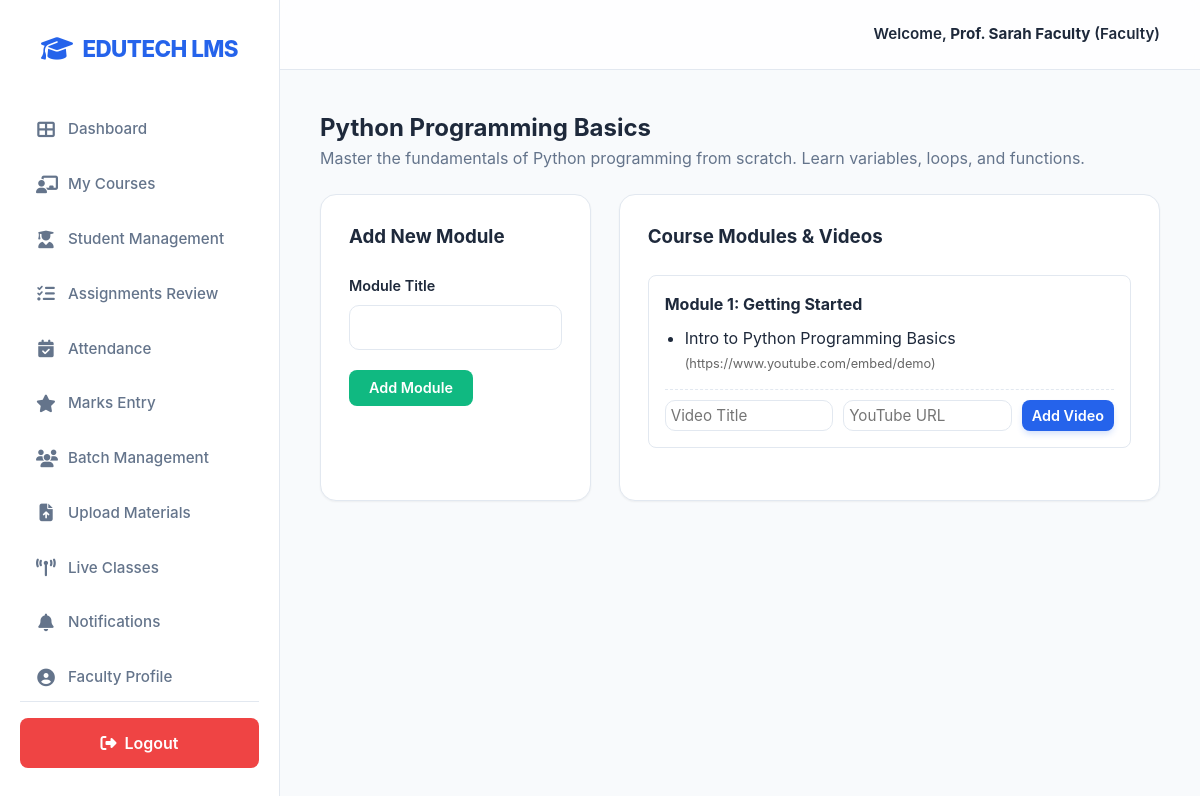
The app's page /faculty/course/1 (signed in) with its own data.
### tables this page shows
CREATE TABLE courses (
        id INTEGER PRIMARY KEY AUTOINCREMENT,
        title TEXT NOT NULL,
        description TEXT,
        category TEXT,
        price REAL DEFAULT 0.0,
        status TEXT DEFAULT 'draft', -- draft, published
        faculty_id INTEGER,
        created_at TIMESTAMP DEFAULT CURRENT_TIMESTAMP, thumbnail TEXT, difficulty TEXT, duration TEXT, instructor_name TEXT, video_url TEXT,
        FOREIGN KEY (faculty_id) REFERENCES users (id)
    );

CREATE TABLE modules (
        id INTEGER PRIMARY KEY AUTOINCREMENT,
        course_id INTEGER NOT NULL,
        title TEXT NOT NULL,
        order_num INTEGER,
        FOREIGN KEY (course_id) REFERENCES courses (id)
    );

CREATE TABLE videos (
        id INTEGER PRIMARY KEY AUTOINCREMENT,
        module_id INTEGER NOT NULL,
        title TEXT NOT NULL,
        video_url TEXT,
        duration INTEGER, -- in seconds
        FOREIGN KEY (module_id) REFERENCES modules (id)
    );

### app.py (the view)
@app.route('/faculty/course/<int:course_id>')
@login_required(role='faculty')
def faculty_course_detail(course_id):
    conn = get_db()
    course = conn.execute("SELECT * FROM courses WHERE id = ?", (course_id,)).fetchone()
    modules = conn.execute("SELECT * FROM modules WHERE course_id = ?", (course_id,)).fetchall()
    videos = conn.execute("SELECT v.* FROM videos v JOIN modules m ON v.module_id = m.id WHERE m.course_id = ?", (course_id,)).fetchall()
    conn.close()
    return render_template('faculty_course_detail.html', course=course, modules=modules, videos=videos)

### app.py (called while the page is built)
def login_required(role=None):
    def wrapper(f):
        @wraps(f)
        def decorated_function(*args, **kwargs):
            if 'user_id' not in session:
                return redirect(url_for('login'))
            if role and session.get('role') != role:
                flash('Unauthorized access!', 'danger')
                return redirect(url_for('dashboard'))
            return f(*args, **kwargs)
        return decorated_function
    return wrapper

### database.py (called while the page is built)
def get_db():
    conn = sqlite3.connect(DB_NAME, check_same_thread=False)
    conn.row_factory = sqlite3.Row
    return conn

### templates/faculty_course_detail.html
{% extends "base.html" %}
{% block content %}
<div style="margin-bottom: 1.5rem;">
    <h2>{{ course.title }}</h2>
    <p style="color: var(--text-muted);">{{ course.description }}</p>
</div>
<div class="grid" style="grid-template-columns: 1fr 2fr;">
    <div class="card">
        <h3>Add New Module</h3>
        <br>
        <form method="POST" action="{{ url_for('add_module', course_id=course.id) }}">
            <div class="form-group">
                <label>Module Title</label>
                <input type="text" name="title" class="form-control" required>
            </div>
            <button type="submit" class="btn btn-success">Add Module</button>
        </form>
    </div>
    <div class="card">
        <h3>Course Modules & Videos</h3>
        <br>
        {% for module in modules %}
        <div style="margin-bottom: 1.5rem; padding: 1rem; border: 1px solid var(--border-color); border-radius: 8px;">
            <div style="display: flex; justify-content: space-between; align-items: center;">
                <h4>{{ module.title }}</h4>
            </div>
            <ul style="margin-top: 10px; margin-left: 20px;">
                {% for video in videos if video.module_id == module.id %}
                    <li style="margin-bottom: 5px;">{{ video.title }} <span style="font-size:0.8rem;color:#666;">({{ video.video_url }})</span></li>
                {% else %}
                    <li style="color: #999; font-size: 0.9rem;">No videos yet</li>
                {% endfor %}
            </ul>
            <div style="margin-top: 15px; padding-top: 10px; border-top: 1px dashed var(--border-color);">
                <form method="POST" action="{{ url_for('add_video', module_id=module.id) }}" style="display: flex; gap: 10px;">
                    <input type="text" name="title" class="form-control" placeholder="Video Title" required style="padding: 5px; flex: 1;">
                    <input type="text" name="video_url" class="form-control" placeholder="YouTube URL" required style="padding: 5px; flex: 1;">
                    <button type="submit" class="btn btn-primary" style="padding: 5px 10px;">Add Video</button>
                </form>
            </div>
        </div>
        {% else %}
        <p>No modules added yet.</p>
        {% endfor %}
    </div>
</div>
{% endblock %}

### static/css/style.css (style rules this page uses)
:root { --primary-color: #2563EB; --primary-light: #60A5FA; --primary-dark: #1E40AF; --bg-color: #F8FAFC; --card-bg: #FFFFFF; --text-main: #1E293B; --text-muted: #64748B; --border-color: #E2E8F0; --success-color: #10B981; --danger-color: #EF4444; --accent-color: #F59E0B; --shadow-sm: 0 1px 2px 0 rgba(0, 0, 0, 0.05); --shadow: 0 4px 6px -1px rgba(0, 0, 0, 0.1), 0 2px 4px -1px rgba(0, 0, 0, 0.06); --shadow-md: 0 10px 15px -3px rgba(0, 0, 0, 0.1), 0 4px 6px -2px rgba(0, 0, 0, 0.05); }
* { box-sizing: border-box; margin: 0; padding: 0; font-family: 'Inter', 'Segoe UI', system-ui, -apple-system, sans-serif; }
body { background-color: var(--bg-color); color: var(--text-main); display: flex; min-height: 100vh; line-height: 1.5; }
.btn { padding: 0.6rem 1.25rem; border: none; border-radius: 8px; cursor: pointer; font-weight: 600; text-decoration: none; display: inline-flex; align-items: center; justify-content: center; transition: all 0.2s ease; font-size: 0.9rem; }
.btn-primary { background-color: var(--primary-color); color: white; box-shadow: 0 4px 6px -1px rgba(37, 99, 235, 0.2); }
.btn-success { background-color: var(--success-color); color: white; }
.card { background: var(--card-bg); border-radius: 16px; padding: 1.75rem; box-shadow: var(--shadow-sm); border: 1px solid var(--border-color); margin-bottom: 1.75rem; transition: all 0.3s ease; }
.grid { display: grid; grid-template-columns: repeat(auto-fill, minmax(320px, 1fr)); gap: 1.75rem; }
.form-group { margin-bottom: 1.25rem; }
.form-group label { display: block; margin-bottom: 0.5rem; font-weight: 600; font-size: 0.9rem; color: var(--text-main); }
.form-control { width: 100%; padding: 0.75rem 1rem; border: 1.5px solid var(--border-color); border-radius: 10px; font-size: 0.95rem; transition: all 0.2s; background-color: #FFFFFF; }

### records on screen
courses: title "Python Programming Basics", description "Master the fundamentals of Python programming from scratch. Learn variables, loops, and functions."
modules: title "Module 1: Getting Started"
videos: title "Intro to Python Programming Basics", video_url "https://www.youtube.com/embed/demo"

### other values on screen
{{ session.get('name') }} "Prof. Sarah Faculty"
{{ session.get('role')|capitalize }} "Faculty"
